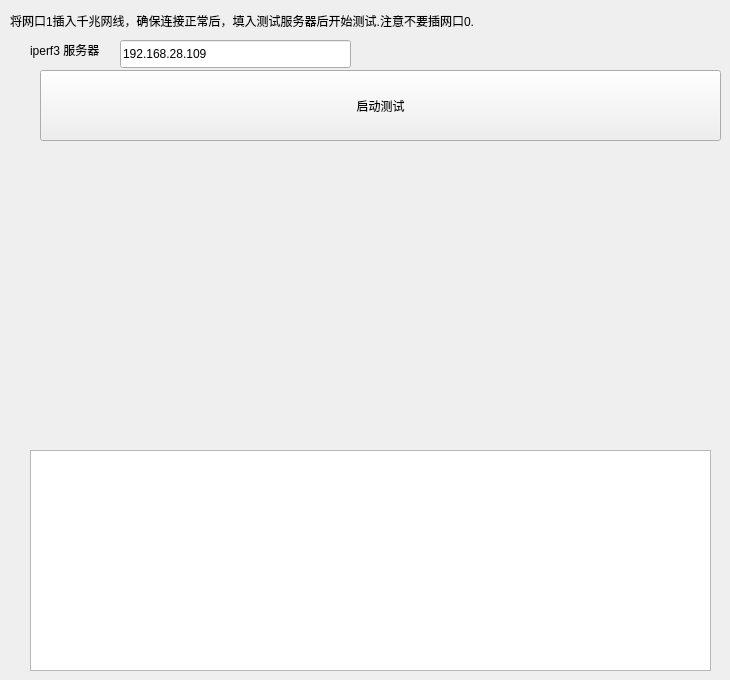
      <widget class="QWidget" name="tab_10">
       <attribute name="title">
        <string>eth1 测速</string>
       </attribute>
       <widget class="QPushButton" name="pushButton_12">
        <property name="geometry">
         <rect>
          <x>40</x>
          <y>70</y>
          <width>681</width>
          <height>71</height>
         </rect>
        </property>
        <property name="text">
         <string>启动测试</string>
        </property>
       </widget>
       <widget class="QLabel" name="label_11">
        <property name="geometry">
         <rect>
          <x>10</x>
          <y>0</y>
          <width>711</width>
          <height>41</height>
         </rect>
        </property>
        <property name="text">
         <string>将网口1插入千兆网线，确保连接正常后，填入测试服务器后开始测试.注意不要插网口0.</string>
        </property>
       </widget>
       <widget class="QWidget" name="verticalLayoutWidget_5">
        <property name="geometry">
         <rect>
          <x>30</x>
          <y>160</y>
          <width>681</width>
          <height>261</height>
         </rect>
        </property>
        <layout class="QVBoxLayout" name="usb_tab_5"/>
       </widget>
       <widget class="QTextEdit" name="textEdit_7">
        <property name="geometry">
         <rect>
          <x>30</x>
          <y>450</y>
          <width>681</width>
          <height>221</height>
         </rect>
        </property>
       </widget>
       <widget class="QLabel" name="label_12">
        <property name="geometry">
         <rect>
          <x>30</x>
          <y>40</y>
          <width>101</width>
          <height>20</height>
         </rect>
        </property>
        <property name="text">
         <string>iperf3 服务器</string>
        </property>
       </widget>
       <widget class="QLineEdit" name="lineEdit_6">
        <property name="geometry">
         <rect>
          <x>120</x>
          <y>40</y>
          <width>231</width>
          <height>28</height>
         </rect>
        </property>
        <property name="text">
         <string>192.168.28.109</string>
        </property>
        <property name="placeholderText">
         <string>tcp://192.168.28.109:5201</string>
        </property>
       </widget>
      </widget>
